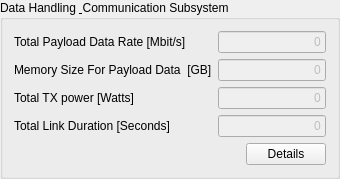
        <widget class="QGroupBox" name="groupBox_12">
         <property name="enabled">
          <bool>true</bool>
         </property>
         <property name="maximumSize">
          <size>
           <width>370</width>
           <height>299</height>
          </size>
         </property>
         <property name="title">
          <string>Data Handling &amp; Communication Subsystem</string>
         </property>
         <layout class="QGridLayout" name="gridLayout_6">
          <item row="0" column="0">
           <widget class="QLabel" name="label_100">
            <property name="sizePolicy">
             <sizepolicy hsizetype="Fixed" vsizetype="Fixed">
              <horstretch>0</horstretch>
              <verstretch>0</verstretch>
             </sizepolicy>
            </property>
            <property name="text">
             <string>Total Payload Data Rate [Mbit/s]</string>
            </property>
            <property name="indent">
             <number>0</number>
            </property>
           </widget>
          </item>
          <item row="0" column="1" colspan="2">
           <widget class="QLineEdit" name="TotalPayloadDataRateLineEdit">
            <property name="enabled">
             <bool>false</bool>
            </property>
            <property name="text">
             <string>0</string>
            </property>
            <property name="alignment">
             <set>Qt::AlignRight|Qt::AlignTrailing|Qt::AlignVCenter</set>
            </property>
           </widget>
          </item>
          <item row="1" column="0">
           <widget class="QLabel" name="label_101">
            <property name="sizePolicy">
             <sizepolicy hsizetype="Fixed" vsizetype="Fixed">
              <horstretch>0</horstretch>
              <verstretch>0</verstretch>
             </sizepolicy>
            </property>
            <property name="text">
             <string>Memory Size For Payload Data  [GB]</string>
            </property>
            <property name="indent">
             <number>0</number>
            </property>
           </widget>
          </item>
          <item row="1" column="1" colspan="2">
           <widget class="QLineEdit" name="MemorySizeLineEdit">
            <property name="enabled">
             <bool>false</bool>
            </property>
            <property name="text">
             <string>0</string>
            </property>
            <property name="alignment">
             <set>Qt::AlignRight|Qt::AlignTrailing|Qt::AlignVCenter</set>
            </property>
           </widget>
          </item>
          <item row="2" column="0">
           <widget class="QLabel" name="label_102">
            <property name="sizePolicy">
             <sizepolicy hsizetype="Fixed" vsizetype="Fixed">
              <horstretch>0</horstretch>
              <verstretch>0</verstretch>
             </sizepolicy>
            </property>
            <property name="text">
             <string>Total TX power [Watts]</string>
            </property>
            <property name="indent">
             <number>0</number>
            </property>
           </widget>
          </item>
          <item row="2" column="1" colspan="2">
           <widget class="QLineEdit" name="TXPowerLineEdit">
            <property name="enabled">
             <bool>false</bool>
            </property>
            <property name="text">
             <string>0</string>
            </property>
            <property name="alignment">
             <set>Qt::AlignRight|Qt::AlignTrailing|Qt::AlignVCenter</set>
            </property>
           </widget>
          </item>
          <item row="3" column="0">
           <widget class="QLabel" name="label_103">
            <property name="sizePolicy">
             <sizepolicy hsizetype="Fixed" vsizetype="Fixed">
              <horstretch>0</horstretch>
              <verstretch>0</verstretch>
             </sizepolicy>
            </property>
            <property name="text">
             <string>Total Link Duration [Seconds]</string>
            </property>
            <property name="indent">
             <number>0</number>
            </property>
           </widget>
          </item>
          <item row="3" column="1" colspan="2">
           <widget class="QLineEdit" name="TotalLinkDurationLineEdit">
            <property name="enabled">
             <bool>false</bool>
            </property>
            <property name="text">
             <string>0</string>
            </property>
            <property name="alignment">
             <set>Qt::AlignRight|Qt::AlignTrailing|Qt::AlignVCenter</set>
            </property>
           </widget>
          </item>
          <item row="4" column="2">
           <widget class="QPushButton" name="DataCommDetailsButton">
            <property name="text">
             <string>Details</string>
            </property>
           </widget>
          </item>
         </layout>
        </widget>
